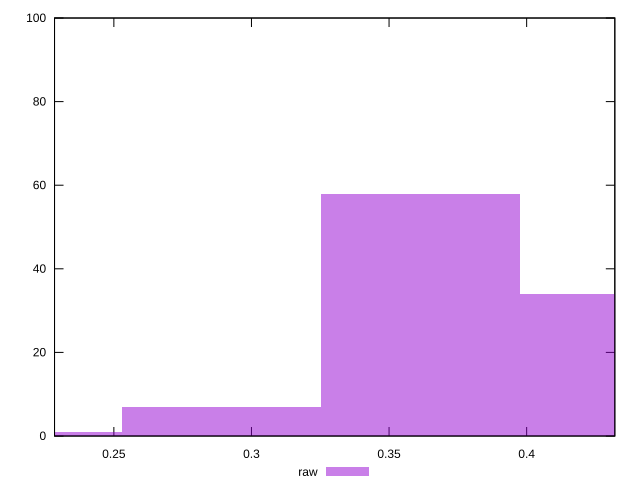

Reproduce this figure in gnuplot.
reset

$raw <<EOF
0.36143549110255935 58
0.4337225893230712 34
0.2168612946615356 1
0.28914839288204747 7
EOF

set key outside below
set boxwidth 0.07228709822051187
set xrange [0.22844019359041387:0.4320389126391154]
set yrange [0:100]
set trange [0:100]
set style fill transparent solid 0.5 noborder
set terminal svg size 640, 490 enhanced background rgb 'white'
set output "reprap/meta/pScore/samples/pages+cached+noexternal/raw/histogram.svg"

plot $raw title "raw" with boxes

reset
